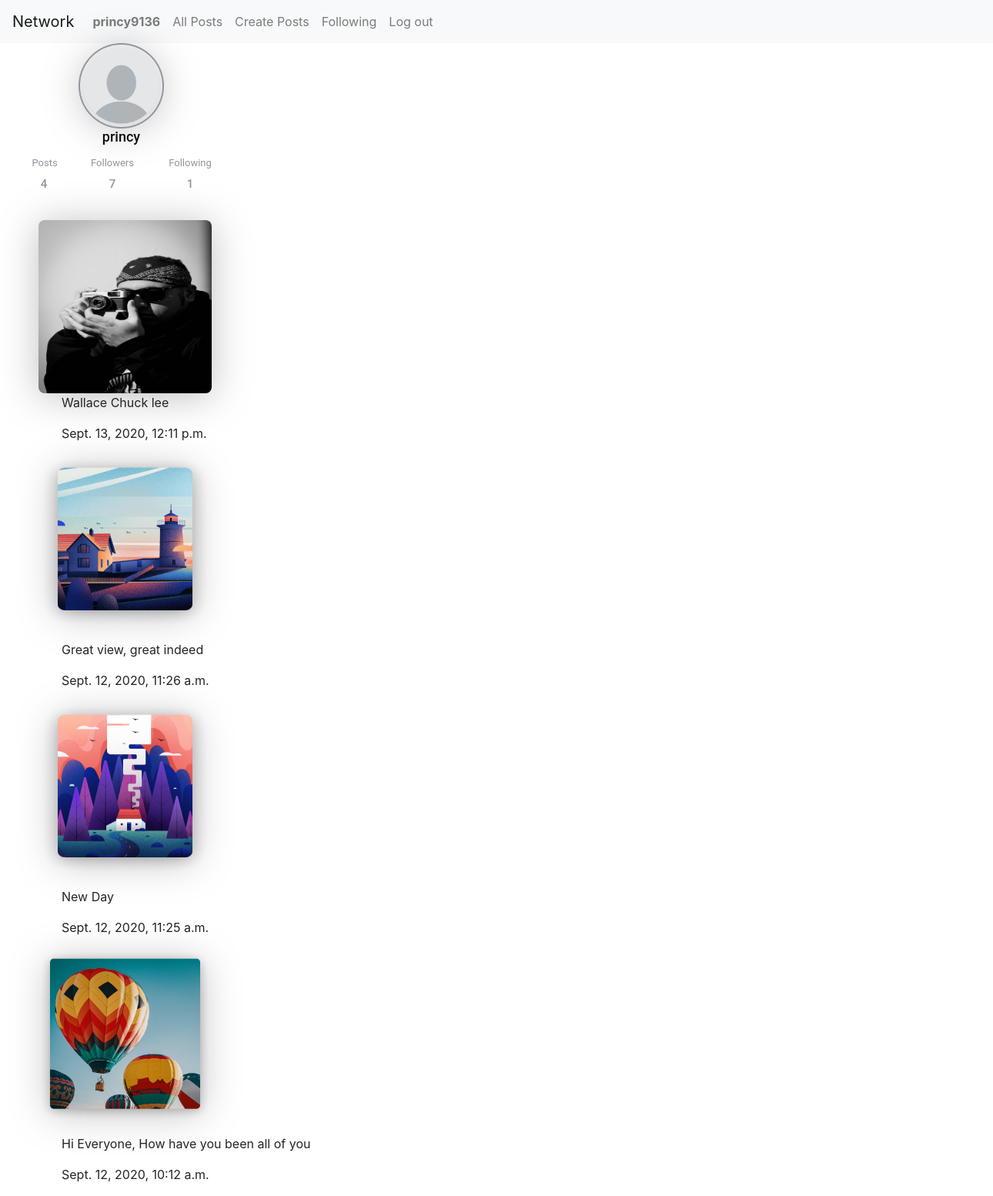
Screenshot of /main/princy/ (signed in) with the database file from the repository.
### network/models.py (models this page shows, shortened)
class User(AbstractUser):
    pass

class Post(models.Model):
    post_owner= models.ForeignKey(User,related_name='post_by', on_delete=models.CASCADE)
    post_image=models.ImageField(null=True,blank=True)
    post_content=models.CharField(max_length=200, blank=True, null=True)
    timestamp=models.DateTimeField(auto_now_add=True)
    @property
    def imageURL(self):
        try:
            url=self.post_image.url
        except:
            url=''
        return url
    def __str__(self):
        return self.post_content

### network/views.py (the view)
# urls.py: path("main/<str:username>/",views.mainprofile,name="profileFromNavigation"),
def mainprofile(request,username):
    followers=UserProfile.objects.all()
    posts=Post.objects.all()
    posts=posts.order_by("-timestamp").all()
    PostBox=[]
    for post in posts:
        if str(post.post_owner)==username:
            PostBox.append(post)
    i=0
    j=0
    print(type(username))
    for f in followers:
        if str(f.follower)==username:
            print(type(f.follower))
            i+=1
    for g in followers:
        if str(g.following)==username:
            j+=1
    print(PostBox)
    postcount=len(PostBox)
    print(postcount)
    context={'follower':followers,'i':i,'j':j,'username':username,'posts':PostBox,'loggedinuser':loggedinuser,'postcount':postcount}
    return render(request,"network/profile.html",context)

### network/templates/network/profile.html (shortened to what this page needs)
{% extends "network/layout.html" %}
{% load static %}
{% block body %}
<img id="profile-image" src="{% static 'images/profile.png' %}" alt="">
<p id="username">{{username}}</p>
<p id="posts">Posts</p>
<p id="followers">Followers</p>
<p id="following">Following</p>
<p id="followers-count">{{j}}</p>
<p id="following-count">{{i}}</p>
<p id="posts-count">{{postcount}}</p>
<br>
<br>
   {% for post in posts %}
   <img id="post-image-profile" src="{{post.imageURL}}" alt="">
   <p id="post-content-profile">{{post.post_content}}</p>
   <p id="post-time">{{post.timestamp}}<p>
  {% endfor %}
{% endblock %}

### network/templates/network/layout.html (shortened to what this page needs)
{% load static %}
<!DOCTYPE html>
<html lang="en">
    <head>
        <link rel="stylesheet" href="https://stackpath.bootstrapcdn.com/bootstrap/4.4.1/css/bootstrap.min.css">
        <link href="{% static 'network/styles.css' %}" rel="stylesheet">
    </head>
    <body>
        <nav class="navbar navbar-expand-lg navbar-light bg-light">
            <a class="navbar-brand" href="{% url 'index' %}">Network</a>
            <div>
              <ul class="navbar-nav mr-auto">
                {% if user.is_authenticated %}
                    <li class="nav-item">
                        <a class="nav-link" href="{% url 'profileFromNavigation' user.username %}"><strong>{{ user.username }}</strong></a>
                    </li>
                {% endif %}
                <li class="nav-item">
                  <a class="nav-link" href="{% url 'index' %}">All Posts</a>
                </li>
                <li class="nav-item">
                  <a class="nav-link" href="{% url 'create' %}">Create Posts</a>
                </li>
                {% if user.is_authenticated %}
                    <li class="nav-item">
                        <a class="nav-link" href="{% url 'followingPeoplePost' %}">Following</a>
                    </li>
                    <li class="nav-item">
                        <a class="nav-link" href="{% url 'logout' %}">Log out</a>
                    </li>
                {% endif %}
              </ul>
            </div>
          </nav>
        <div class="body">
            {% block body %}
            {% endblock %}
        </div>
    </body>
</html>

### network/static/network/styles.css (style rules this page uses)
#profile-image { position: relative; width: 111px; height: 111px; left: 102px; filter: drop-shadow(0px 4px 25px rgba(0, 0, 0, 0.25)); border-radius: 8px; }
#username { position: relative; width: 101px; height: 21px; left: 107px; font-family: Roboto; font-style: normal; font-weight: 500; font-size: 18px; line-height: 21px; text-align: center; color: #0f0d0d; }
#posts { position: absolute; width: 34px; height: 15px; left: 41px; font-family: Roboto; font-style: normal; font-weight: normal; font-size: 13px; line-height: 15px; text-align: center; color: #92949F; }
#followers { position: absolute; width: 56px; height: 15px; left: 118px; font-family: Roboto; font-style: normal; font-weight: normal; font-size: 13px; line-height: 15px; text-align: center; color: #92949F; }
#following { position: absolute; width: 56px; height: 15px; left: 219px; font-family: Roboto; font-style: normal; font-weight: normal; font-size: 13px; line-height: 15px; text-align: center; color: #92949F; }
#followers-count { position: absolute; width: 26px; height: 18px; top: 230px; left: 133px; font-family: Roboto; font-style: normal; font-weight: 500; font-size: 15px; line-height: 18px; text-align: center; color: #92949F; }
#following-count { position: absolute; width: 26px; height: 18px; left: 234px; top: 230px; font-family: Roboto; font-style: normal; font-weight: 500; font-size: 15px; line-height: 18px; text-align: center; color: #92949F; }
#posts-count { position: relative; width: 18px; height: 18px; left: 48px; top: 26px; font-family: Roboto; font-style: normal; font-weight: 500; font-size: 15px; line-height: 18px; text-align: center; color: #92949F; }
#post-time { position: relative; left:80px; font-size: 16px; }
#post-image-profile { position: relative; width: 225px; height: 225px; left: 50px; filter: drop-shadow(0px 4px 25px rgba(0, 0, 0, 0.25)); border-radius: 8px; }
#post-content-profile { position: relative; left: 80px; font-size: 16px; }

### rows the page displays
User: username "princy9136"
User: username "princy"
Post: imageURL (picture), post_content "Wallace Chuck lee", timestamp "Sept. 13, 2020, 12:11 p.m."
Post: imageURL (picture), post_content "Great view, great indeed", timestamp "Sept. 12, 2020, 11:26 a.m."
Post: imageURL (picture), post_content "New Day", timestamp "Sept. 12, 2020, 11:25 a.m."
Post: imageURL (picture), post_content "Hi Everyone, How have you been all of you", timestamp "Sept. 12, 2020, 10:12 a.m."

### other values shown
{{ j }} "7"
{{ i }} "1"
{{ postcount }} "4"
